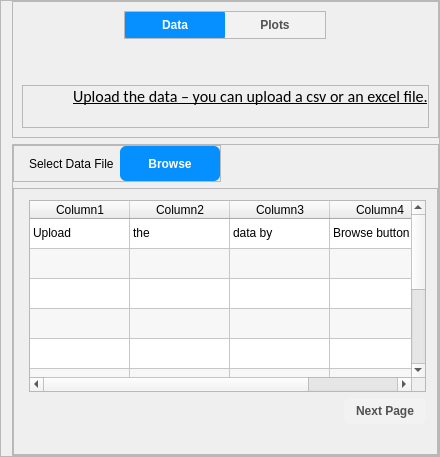
            <widget class="QWidget" name="DataPage">
             <property name="styleSheet">
              <string notr="true">QLabel{
	font:  12pt &quot;Calibri&quot;;
color:black;
}</string>
             </property>
             <layout class="QVBoxLayout" name="verticalLayout_7">
              <property name="leftMargin">
               <number>0</number>
              </property>
              <property name="topMargin">
               <number>0</number>
              </property>
              <property name="rightMargin">
               <number>0</number>
              </property>
              <property name="bottomMargin">
               <number>0</number>
              </property>
              <item>
               <widget class="QFrame" name="frame_3">
                <property name="frameShape">
                 <enum>QFrame::StyledPanel</enum>
                </property>
                <property name="frameShadow">
                 <enum>QFrame::Raised</enum>
                </property>
                <layout class="QVBoxLayout" name="verticalLayout_6">
                 <property name="leftMargin">
                  <number>11</number>
                 </property>
                 <property name="topMargin">
                  <number>0</number>
                 </property>
                 <property name="rightMargin">
                  <number>0</number>
                 </property>
                 <property name="bottomMargin">
                  <number>0</number>
                 </property>
                 <item>
                  <widget class="QFrame" name="frame_7">
                   <property name="maximumSize">
                    <size>
                     <width>16777215</width>
                     <height>180</height>
                    </size>
                   </property>
                   <property name="frameShape">
                    <enum>QFrame::StyledPanel</enum>
                   </property>
                   <property name="frameShadow">
                    <enum>QFrame::Raised</enum>
                   </property>
                   <layout class="QVBoxLayout" name="verticalLayout_12">
                    <item alignment="Qt::AlignHCenter">
                     <widget class="QFrame" name="frame_9">
                      <property name="minimumSize">
                       <size>
                        <width>0</width>
                        <height>0</height>
                       </size>
                      </property>
                      <property name="maximumSize">
                       <size>
                        <width>16777215</width>
                        <height>50</height>
                       </size>
                      </property>
                      <property name="styleSheet">
                       <string notr="true"/>
                      </property>
                      <property name="frameShape">
                       <enum>QFrame::StyledPanel</enum>
                      </property>
                      <property name="frameShadow">
                       <enum>QFrame::Raised</enum>
                      </property>
                      <layout class="QHBoxLayout" name="horizontalLayout">
                       <property name="spacing">
                        <number>0</number>
                       </property>
                       <property name="leftMargin">
                        <number>0</number>
                       </property>
                       <property name="topMargin">
                        <number>0</number>
                       </property>
                       <property name="rightMargin">
                        <number>0</number>
                       </property>
                       <property name="bottomMargin">
                        <number>0</number>
                       </property>
                       <item>
                        <widget class="QPushButton" name="pushButton">
                         <property name="minimumSize">
                          <size>
                           <width>100</width>
                           <height>0</height>
                          </size>
                         </property>
                         <property name="cursor">
                          <cursorShape>ArrowCursor</cursorShape>
                         </property>
                         <property name="styleSheet">
                          <string notr="true">QPushButton {
    color: white;                      /* Text color */
    padding: 6px 12px;                 /* Padding inside button */
    font-weight: bold;                 /* Bold text */
	background-color:#068fff;
	font:  12pt &quot;Calibri&quot;;
    border-radius: 1px;                /* Rounded corners */


}</string>
                         </property>
                         <property name="text">
                          <string>Data</string>
                         </property>
                        </widget>
                       </item>
                       <item>
                        <widget class="QPushButton" name="pushButton_2">
                         <property name="minimumSize">
                          <size>
                           <width>100</width>
                           <height>0</height>
                          </size>
                         </property>
                         <property name="cursor">
                          <cursorShape>ArrowCursor</cursorShape>
                         </property>
                         <property name="styleSheet">
                          <string notr="true">
QPushButton {
    color: white;                      /* Text color */
    border-radius: 1px;                /* Rounded corners */
    padding: 6px 12px;                 /* Padding inside button */
    font-weight: bold;                 /* Bold text */
background-color:#f2f2f2;
	font:  12pt &quot;Calibri&quot;;
color:#515151;


}</string>
                         </property>
                         <property name="text">
                          <string>Plots</string>
                         </property>
                        </widget>
                       </item>
                      </layout>
                     </widget>
                    </item>
                    <item>
                     <spacer name="verticalSpacer">
                      <property name="orientation">
                       <enum>Qt::Vertical</enum>
                      </property>
                      <property name="sizeHint" stdset="0">
                       <size>
                        <width>20</width>
                        <height>40</height>
                       </size>
                      </property>
                     </spacer>
                    </item>
                    <item>
                     <widget class="QFrame" name="frame_10">
                      <property name="maximumSize">
                       <size>
                        <width>16777215</width>
                        <height>16777215</height>
                       </size>
                      </property>
                      <property name="frameShape">
                       <enum>QFrame::StyledPanel</enum>
                      </property>
                      <property name="frameShadow">
                       <enum>QFrame::Raised</enum>
                      </property>
                      <layout class="QVBoxLayout" name="verticalLayout_13">
                       <property name="spacing">
                        <number>0</number>
                       </property>
                       <property name="leftMargin">
                        <number>50</number>
                       </property>
                       <property name="topMargin">
                        <number>0</number>
                       </property>
                       <property name="rightMargin">
                        <number>0</number>
                       </property>
                       <property name="bottomMargin">
                        <number>0</number>
                       </property>
                       <item>
                        <widget class="QLabel" name="label_2">
                         <property name="font">
                          <font>
                           <family>Calibri</family>
                           <pointsize>12</pointsize>
                           <weight>50</weight>
                           <italic>false</italic>
                           <bold>false</bold>
                           <underline>true</underline>
                          </font>
                         </property>
                         <property name="styleSheet">
                          <string notr="true"/>
                         </property>
                         <property name="text">
                          <string>Upload the data – you can upload a csv or an excel file.
</string>
                         </property>
                        </widget>
                       </item>
                      </layout>
                     </widget>
                    </item>
                   </layout>
                  </widget>
                 </item>
                 <item>
                  <widget class="QFrame" name="frame_8">
                   <property name="frameShape">
                    <enum>QFrame::StyledPanel</enum>
                   </property>
                   <property name="frameShadow">
                    <enum>QFrame::Raised</enum>
                   </property>
                   <layout class="QVBoxLayout" name="verticalLayout_14">
                    <property name="leftMargin">
                     <number>0</number>
                    </property>
                    <property name="topMargin">
                     <number>0</number>
                    </property>
                    <property name="rightMargin">
                     <number>0</number>
                    </property>
                    <property name="bottomMargin">
                     <number>0</number>
                    </property>
                    <item alignment="Qt::AlignLeft">
                     <widget class="QFrame" name="frame_11">
                      <property name="maximumSize">
                       <size>
                        <width>16777215</width>
                        <height>60</height>
                       </size>
                      </property>
                      <property name="frameShape">
                       <enum>QFrame::StyledPanel</enum>
                      </property>
                      <property name="frameShadow">
                       <enum>QFrame::Raised</enum>
                      </property>
                      <layout class="QHBoxLayout" name="horizontalLayout_4">
                       <property name="leftMargin">
                        <number>15</number>
                       </property>
                       <property name="topMargin">
                        <number>0</number>
                       </property>
                       <property name="rightMargin">
                        <number>0</number>
                       </property>
                       <property name="bottomMargin">
                        <number>0</number>
                       </property>
                       <item>
                        <widget class="QLabel" name="label_6">
                         <property name="text">
                          <string>Select Data File</string>
                         </property>
                        </widget>
                       </item>
                       <item>
                        <widget class="QPushButton" name="btnBrowse">
                         <property name="minimumSize">
                          <size>
                           <width>100</width>
                           <height>35</height>
                          </size>
                         </property>
                         <property name="cursor">
                          <cursorShape>PointingHandCursor</cursorShape>
                         </property>
                         <property name="styleSheet">
                          <string notr="true">QPushButton {
    color: white;                      /* Text color */
    padding: 6px 12px;                 /* Padding inside button */
    font-weight: bold;                 /* Bold text */
	background-color:#068fff;
	font:  12pt &quot;Calibri&quot;;
    border-radius: 6px;                /* Rounded corners */


}</string>
                         </property>
                         <property name="text">
                          <string>Browse</string>
                         </property>
                         <property name="icon">
                          <iconset resource="resources.qrc">
                           <normaloff>:/images/images/icons/cil-folder-open.png</normaloff>:/images/images/icons/cil-folder-open.png</iconset>
                         </property>
                         <property name="iconSize">
                          <size>
                           <width>20</width>
                           <height>20</height>
                          </size>
                         </property>
                         <property name="shortcut">
                          <string notr="true"/>
                         </property>
                        </widget>
                       </item>
                      </layout>
                     </widget>
                    </item>
                    <item>
                     <widget class="QFrame" name="frame_12">
                      <property name="frameShape">
                       <enum>QFrame::StyledPanel</enum>
                      </property>
                      <property name="frameShadow">
                       <enum>QFrame::Raised</enum>
                      </property>
                      <layout class="QVBoxLayout" name="verticalLayout_15">
                       <property name="leftMargin">
                        <number>15</number>
                       </property>
                       <property name="topMargin">
                        <number>11</number>
                       </property>
                       <property name="rightMargin">
                        <number>11</number>
                       </property>
                       <property name="bottomMargin">
                        <number>30</number>
                       </property>
                       <item>
                        <widget class="QTableWidget" name="dataTable">
                         <property name="editTriggers">
                          <set>QAbstractItemView::NoEditTriggers</set>
                         </property>
                         <property name="alternatingRowColors">
                          <bool>true</bool>
                         </property>
                         <property name="showGrid">
                          <bool>true</bool>
                         </property>
                         <property name="sortingEnabled">
                          <bool>false</bool>
                         </property>
                         <property name="rowCount">
                          <number>10</number>
                         </property>
                         <attribute name="horizontalHeaderCascadingSectionResizes">
                          <bool>false</bool>
                         </attribute>
                         <attribute name="horizontalHeaderShowSortIndicator" stdset="0">
                          <bool>false</bool>
                         </attribute>
                         <attribute name="horizontalHeaderStretchLastSection">
                          <bool>true</bool>
                         </attribute>
                         <attribute name="verticalHeaderVisible">
                          <bool>false</bool>
                         </attribute>
                         <attribute name="verticalHeaderCascadingSectionResizes">
                          <bool>false</bool>
                         </attribute>
                         <row/>
                         <row/>
                         <row/>
                         <row/>
                         <row/>
                         <row/>
                         <row/>
                         <row/>
                         <row/>
                         <row/>
                         <column>
                          <property name="text">
                           <string>Column1</string>
                          </property>
                         </column>
                         <column>
                          <property name="text">
                           <string>Column2</string>
                          </property>
                         </column>
                         <column>
                          <property name="text">
                           <string>Column3</string>
                          </property>
                         </column>
                         <column>
                          <property name="text">
                           <string>Column4</string>
                          </property>
                         </column>
                         <item row="0" column="0">
                          <property name="text">
                           <string>Upload</string>
                          </property>
                         </item>
                         <item row="0" column="1">
                          <property name="text">
                           <string>the</string>
                          </property>
                         </item>
                         <item row="0" column="2">
                          <property name="text">
                           <string>data by</string>
                          </property>
                         </item>
                         <item row="0" column="3">
                          <property name="text">
                           <string>Browse button</string>
                          </property>
                         </item>
                        </widget>
                       </item>
                       <item alignment="Qt::AlignRight">
                        <widget class="QPushButton" name="btnNext">
                         <property name="cursor">
                          <cursorShape>PointingHandCursor</cursorShape>
                         </property>
                         <property name="styleSheet">
                          <string notr="true">QPushButton {
    color: white;                      /* Text color */
    border-radius: 6px;                /* Rounded corners */
    padding: 6px 12px;                 /* Padding inside button */
    font-weight: bold;                 /* Bold text */
    background-color: #f2f2f2;
    font:  12pt &quot;Calibri&quot;;
    color: #515151;
    box-shadow: 0 4px 6px rgba(128, 128, 128, 0.2); /* Grey shadow */
}
</string>
                         </property>
                         <property name="text">
                          <string>Next Page</string>
                         </property>
                        </widget>
                       </item>
                      </layout>
                     </widget>
                    </item>
                   </layout>
                  </widget>
                 </item>
                </layout>
               </widget>
              </item>
             </layout>
            </widget>
